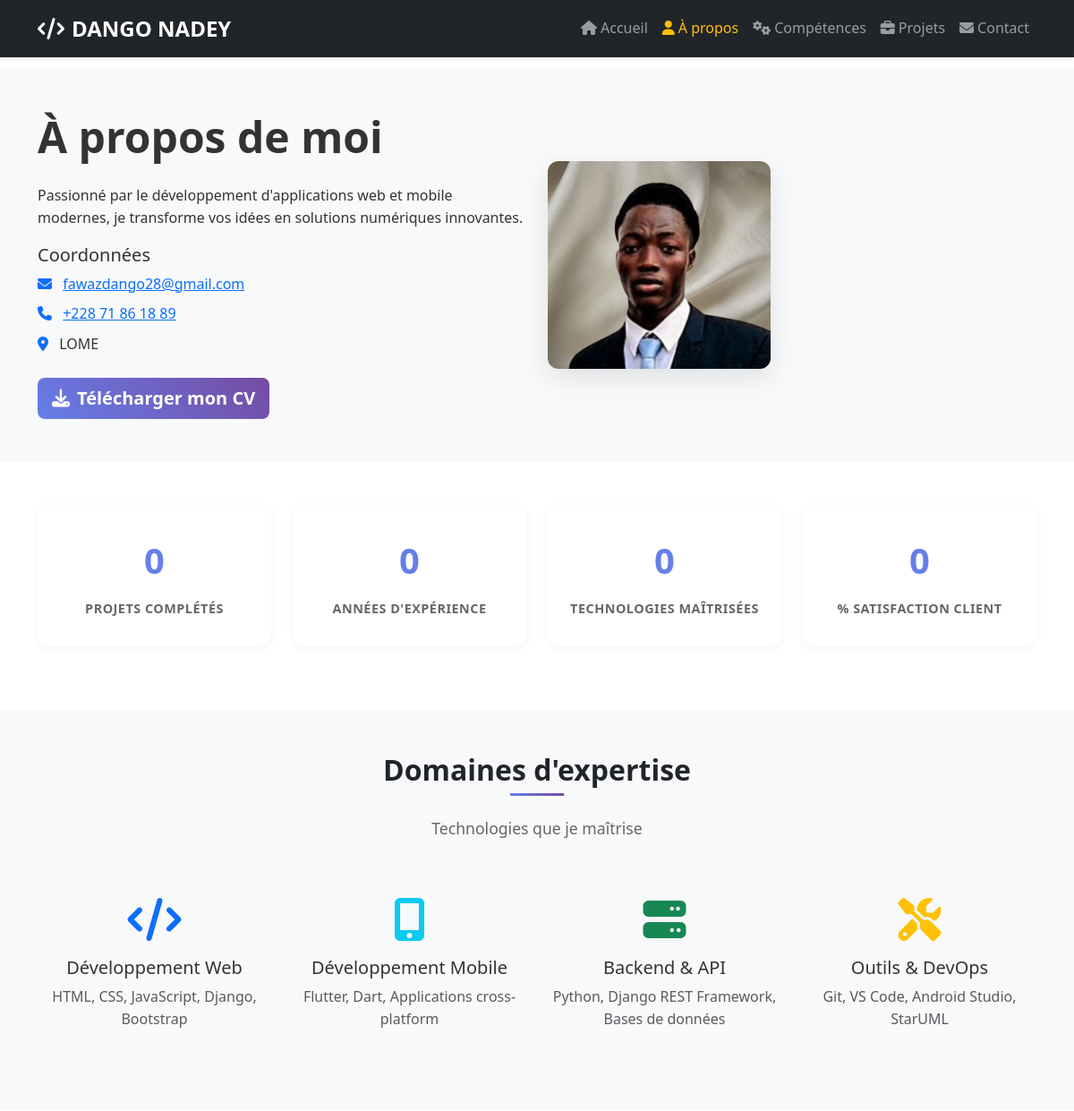
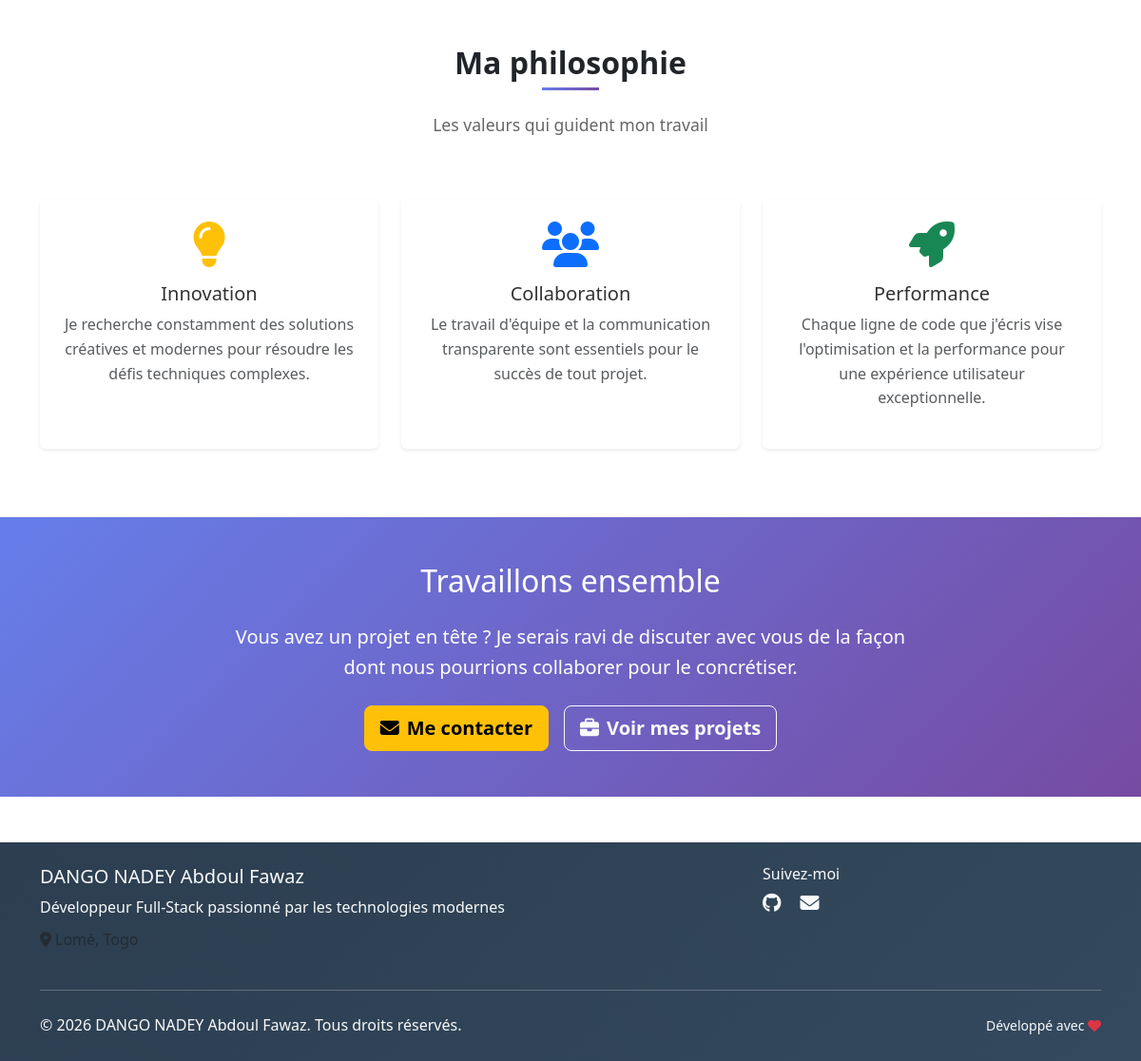
The page /about/ on the database its author committed (2 pictures, top to bottom).
### main/models.py (models this page shows, shortened)
class Profile(models.Model):
    name = models.CharField(max_length=100, default="DANGO NADEY Abdoul Fawaz")
    title = models.CharField(max_length=200, default="Développeur Full-Stack")
    email = models.EmailField()
    phone = models.CharField(max_length=20, blank=True)
    location = models.CharField(max_length=100, blank=True)
    bio = RichTextField()
    cv_file = models.FileField(upload_to='cv/', blank=True, null=True)
    profile_image = models.ImageField(upload_to='profile/', blank=True, null=True)
    github_url = models.URLField(blank=True)
    linkedin_url = models.URLField(blank=True)
    twitter_url = models.URLField(blank=True)
    portfolio_url = models.URLField(blank=True)
    created_at = models.DateTimeField(auto_now_add=True)
    updated_at = models.DateTimeField(auto_now=True)
    class Meta:
        verbose_name = "Profil"
        verbose_name_plural = "Profils"

### main/views.py (the view)
# urls.py: path('about/', views.about, name='about'),
def about(request):
    try:
        profile = Profile.objects.first()
    except Profile.DoesNotExist:
        profile = None
    experiences = Experience.objects.all()
    educations = Education.objects.all()
    context = {
        'profile': profile,
        'experiences': experiences,
        'educations': educations,
    }
    return render(request, 'about.html', context)

### templates/about.html (shortened to what this page needs)
{% extends 'base.html' %}
{% load static %}
{% block content %}
<section class="py-5 bg-light">
    <div class="container">
        <div class="row align-items-center">
            <div class="col-lg-6" data-aos="fade-right">
                <h1 class="display-5 fw-bold mb-4">À propos de moi</h1>
                {% if profile.bio %}
                    <div class="bio-content">{{ profile.bio|safe }}</div>
                {% endif %}
                <div class="mb-4">
                    <h5>Coordonnées</h5>
                    {% if profile.email %}
                    <p class="mb-2">
                        <i class="fas fa-envelope text-primary me-2"></i>
                        <a href="mailto:{{ profile.email }}">{{ profile.email }}</a>
                    </p>
                    {% endif %}
                    {% if profile.phone %}
                    <p class="mb-2">
                        <i class="fas fa-phone text-primary me-2"></i>
                        <a href="tel:{{ profile.phone }}">{{ profile.phone }}</a>
                    </p>
                    {% endif %}
                    {% if profile.location %}
                    <p class="mb-2">
                        <i class="fas fa-map-marker-alt text-primary me-2"></i>
                        {{ profile.location }}
                    </p>
                    {% endif %}
                </div>
                {% if profile.cv_file %}
                <a href="{% url 'download_cv' %}" class="btn btn-primary btn-lg">
                    <i class="fas fa-download me-2"></i>Télécharger mon CV
                </a>
                {% endif %}
            </div>
            <div class="col-lg-6" data-aos="fade-left">
                {% if profile.profile_image %}
                <img src="{{ profile.profile_image.url }}"
                     alt="{{ profile.name }}"
                     class="img-fluid about-img">
                {% else %}
                <div class="text-center">
                    <i class="fas fa-user-circle fa-10x text-muted"></i>
                </div>
                {% endif %}
            </div>
        </div>
    </div>
</section>
<section class="py-5">
    <div class="container">
        <div class="row">
            <div class="col-lg-3 col-md-6 mb-4" data-aos="zoom-in" data-aos-delay="100">
                <div class="stats-item">
                    <div class="stats-number" data-count="50">0</div>
                    <div class="stats-label">Projets Complétés</div>
                </div>
            </div>
            <div class="col-lg-3 col-md-6 mb-4" data-aos="zoom-in" data-aos-delay="200">
                <div class="stats-item">
                    <div class="stats-number" data-count="3">0</div>
                    <div class="stats-label">Années d'Expérience</div>
                </div>
            </div>
            <div class="col-lg-3 col-md-6 mb-4" data-aos="zoom-in" data-aos-delay="300">
                <div class="stats-item">
                    <div class="stats-number" data-count="8">0</div>
                    <div class="stats-label">Technologies Maîtrisées</div>
                </div>
            </div>
            <div class="col-lg-3 col-md-6 mb-4" data-aos="zoom-in" data-aos-delay="400">
                <div class="stats-item">
                    <div class="stats-number" data-count="100">0</div>
                    <div class="stats-label">% Satisfaction Client</div>
                </div>
            </div>
        </div>
    </div>
</section>
<section class="py-5 bg-light">
    <div class="container">
        <div class="row">
            <div class="col-12 text-center mb-5" data-aos="fade-up">
                <h2 class="section-title">Domaines d'expertise</h2>
                <p class="section-subtitle">Technologies que je maîtrise</p>
            </div>
        </div>
        <div class="row">
            <div class="col-lg-3 col-md-6 mb-4" data-aos="fade-up" data-aos-delay="100">
                <div class="text-center">
                    <div class="expertise-icon mb-3">
                        <i class="fas fa-code fa-3x text-primary"></i>
                    </div>
                    <h5>Développement Web</h5>
                    <p class="text-muted">HTML, CSS, JavaScript, Django, Bootstrap</p>
                </div>
            </div>
            <div class="col-lg-3 col-md-6 mb-4" data-aos="fade-up" data-aos-delay="200">
                <div class="text-center">
                    <div class="expertise-icon mb-3">
                        <i class="fas fa-mobile-alt fa-3x text-info"></i>
                    </div>
                    <h5>Développement Mobile</h5>
                    <p class="text-muted">Flutter, Dart, Applications cross-platform</p>
                </div>
            </div>
            <div class="col-lg-3 col-md-6 mb-4" data-aos="fade-up" data-aos-delay="300">
                <div class="text-center">
                    <div class="expertise-icon mb-3">
                        <i class="fas fa-server fa-3x text-success"></i>
                    </div>
                    <h5>Backend & API</h5>
                    <p class="text-muted">Python, Django REST Framework, Bases de données</p>
                </div>
            </div>
            <div class="col-lg-3 col-md-6 mb-4" data-aos="fade-up" data-aos-delay="400">
                <div class="text-center">
                    <div class="expertise-icon mb-3">
                        <i class="fas fa-tools fa-3x text-warning"></i>
                    </div>
                    <h5>Outils & DevOps</h5>
                    <p class="text-muted">Git, VS Code, Android Studio, StarUML</p>
                </div>
            </div>
        </div>
    </div>
</section>
<section class="py-5">
    <div class="container">
        <div class="row">
            <div class="col-12 text-center mb-5" data-aos="fade-up">
                <h2 class="section-title">Ma philosophie</h2>
                <p class="section-subtitle">Les valeurs qui guident mon travail</p>
            </div>
        </div>
        <div class="row">
            <div class="col-lg-4 col-md-6 mb-4" data-aos="fade-up" data-aos-delay="100">
                <div class="value-card text-center p-4 bg-white shadow-sm rounded h-100">
                    <i class="fas fa-lightbulb fa-3x text-warning mb-3"></i>
                    <h5>Innovation</h5>
                    <p class="text-muted">
                        Je recherche constamment des solutions créatives et modernes pour
                        résoudre les défis techniques complexes.
                    </p>
                </div>
            </div>
            <div class="col-lg-4 col-md-6 mb-4" data-aos="fade-up" data-aos-delay="200">
                <div class="value-card text-center p-4 bg-white shadow-sm rounded h-100">
                    <i class="fas fa-users fa-3x text-primary mb-3"></i>
                    <h5>Collaboration</h5>
                    <p class="text-muted">
                        Le travail d'équipe et la communication transparente sont essentiels
                        pour le succès de tout projet.
                    </p>
                </div>
            </div>
            <div class="col-lg-4 col-md-6 mb-4" data-aos="fade-up" data-aos-delay="300">
                <div class="value-card text-center p-4 bg-white shadow-sm rounded h-100">
                    <i class="fas fa-rocket fa-3x text-success mb-3"></i>
                    <h5>Performance</h5>
                    <p class="text-muted">
                        Chaque ligne de code que j'écris vise l'optimisation et la
                        performance pour une expérience utilisateur exceptionnelle.
                    </p>
                </div>
            </div>
        </div>
    </div>
</section>
<section class="py-5" style="background: linear-gradient(135deg, #667eea 0%, #764ba2 100%);">
    <div class="container">
        <div class="row">
            <div class="col-lg-8 mx-auto text-center text-white" data-aos="fade-up">
                <h2 class="mb-4">Travaillons ensemble</h2>
                <p class="lead mb-4">
                    Vous avez un projet en tête ? Je serais ravi de discuter avec vous
                    de la façon dont nous pourrions collaborer pour le concrétiser.
                </p>
                <div class="d-flex flex-column flex-md-row justify-content-center gap-3">
                    <a href="{% url 'contact' %}" class="btn btn-warning btn-lg">
                        <i class="fas fa-envelope me-2"></i>Me contacter
                    </a>
                    <a href="{% url 'projects' %}" class="btn btn-outline-light btn-lg">
                        <i class="fas fa-briefcase me-2"></i>Voir mes projets
                    </a>
                </div>
            </div>
        </div>
    </div>
</section>
{% endblock %}

### static/css/style.css (style rules this page uses)
:root { --primary-color: #667eea; --secondary-color: #764ba2; --warning-color: #ffc107; --dark-color: #212529; --light-color: #f8f9fa; --font-family: 'Segoe UI', Tahoma, Geneva, Verdana, sans-serif; }
body { font-family: var(--font-family); line-height: 1.6; color: #333; scroll-behavior: smooth; }
.section-title { font-weight: 700; color: var(--dark-color); position: relative; margin-bottom: 2rem; }
.section-title::after { content: ''; position: absolute; bottom: -10px; left: 50%; transform: translateX(-50%); width: 60px; height: 3px; background: linear-gradient(90deg, var(--primary-color), var(--secondary-color)); }
.section-subtitle { color: #666; font-size: 1.1rem; }
.btn { border-radius: 8px; font-weight: 600; transition: all 0.3s ease; }
.btn-primary { background: linear-gradient(45deg, var(--primary-color), var(--secondary-color)); border: none; }
.about-img { border-radius: 12px; box-shadow: 0 10px 30px rgba(0,0,0,0.1); }
.stats-item { text-align: center; padding: 30px 20px; background: white; border-radius: 12px; box-shadow: 0 2px 10px rgba(0,0,0,0.05); transition: all 0.3s ease; }
.stats-number { font-size: 2.5rem; font-weight: 700; color: var(--primary-color); margin-bottom: 10px; }
.stats-label { font-weight: 600; color: #666; text-transform: uppercase; letter-spacing: 0.5px; font-size: 0.9rem; }
a { transition: all 0.3s ease; }

### rows shown on the page
Profile: bio "Passionné par le développement d'applications web et mobile modernes, je transforme vos idées en solutions numériques innovantes.", email "fawazdango28@gmail.com", phone "+228 71 86 18 89", location "LOME", profile_image (picture)
